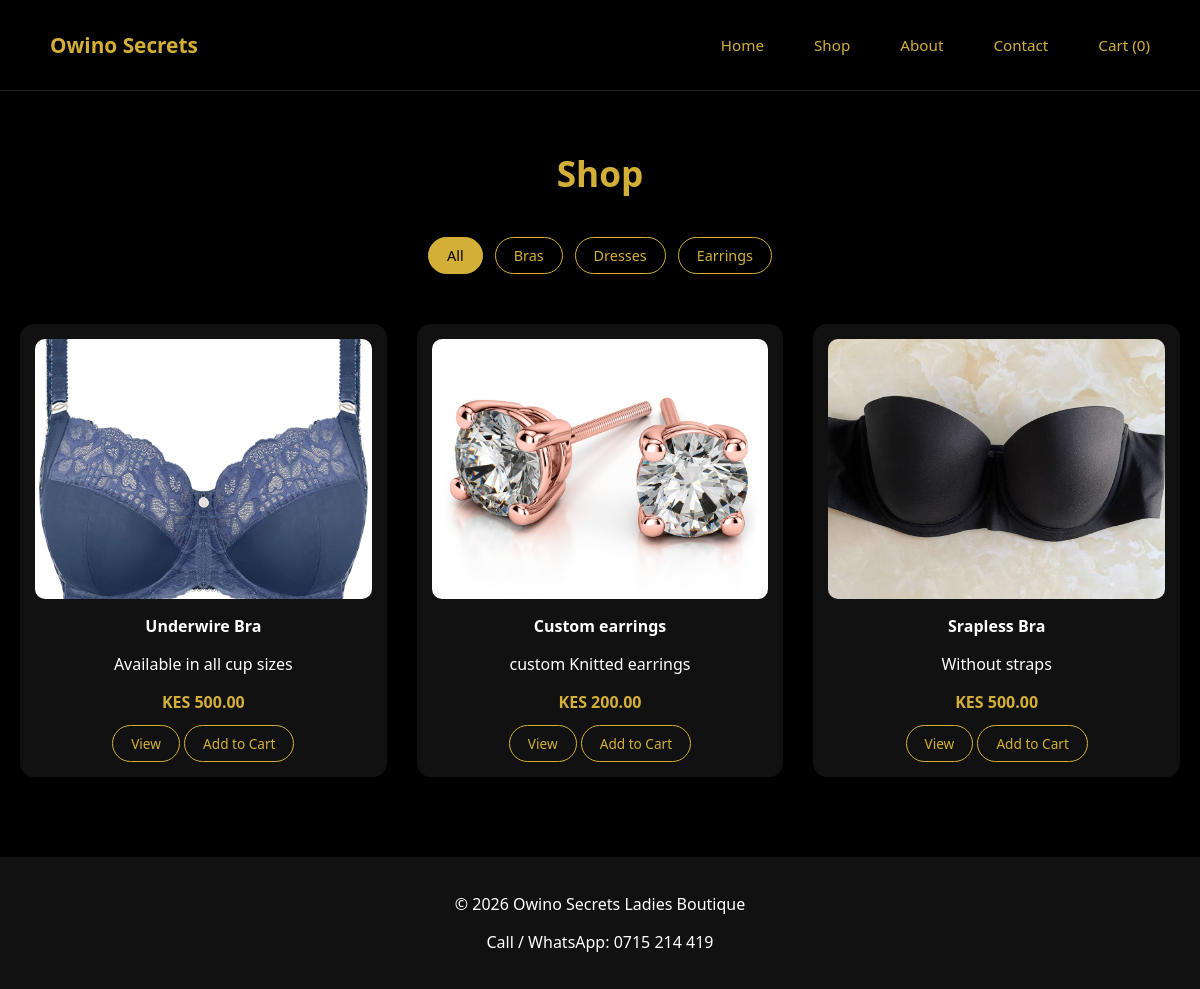
Page /shop/ on the earlier database version.
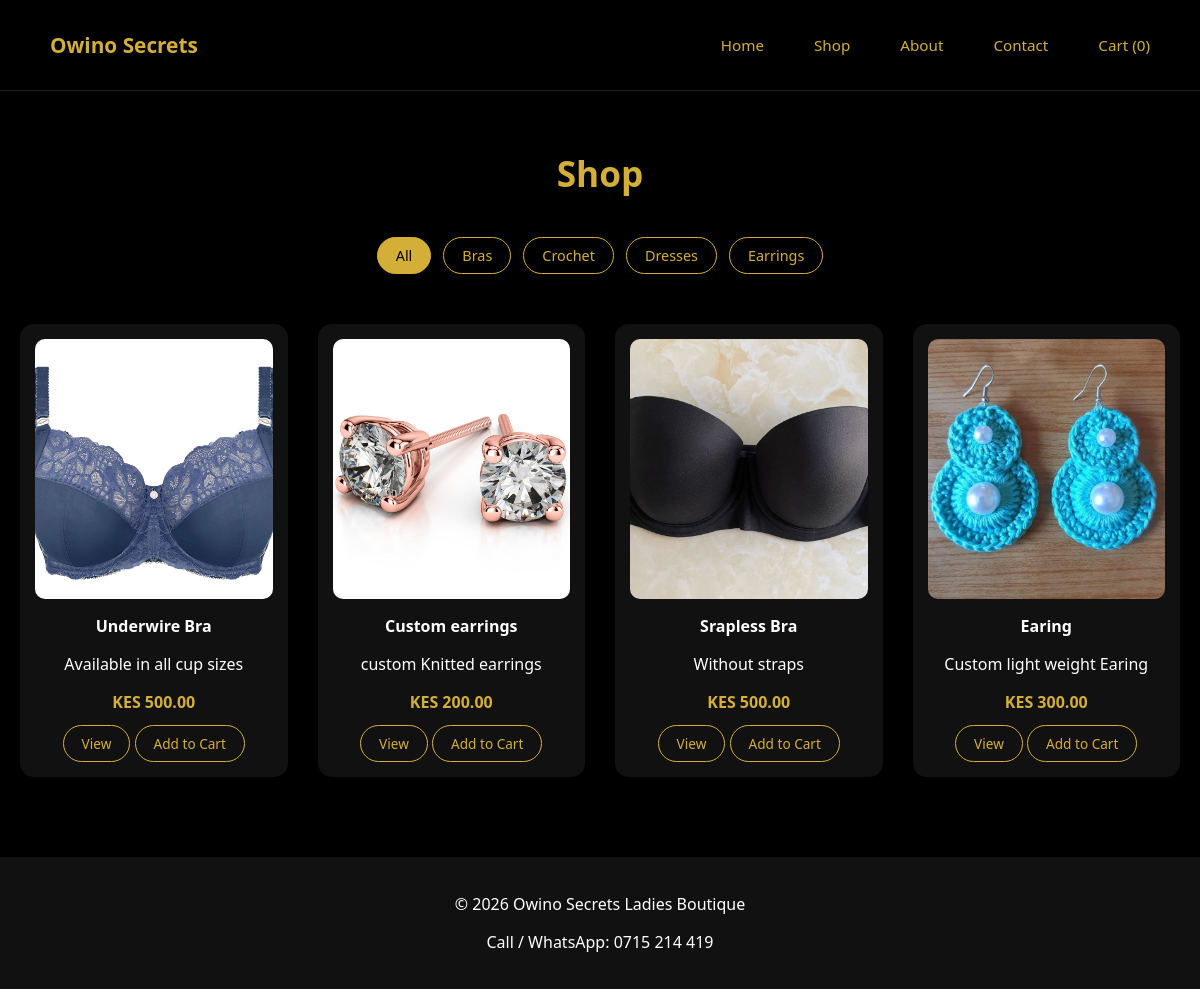
Same page on the later database version.
### products/models.py (models this page shows, shortened)
class Category(models.Model):
    name = models.CharField(max_length=100)
    slug = models.SlugField(unique=True)

class Product(models.Model):
    category = models.ForeignKey(Category, on_delete=models.CASCADE, related_name='products')
    name = models.CharField(max_length=200)
    price = models.DecimalField(max_digits=10, decimal_places=2)
    description = models.TextField()
    stock = models.PositiveIntegerField()
    image = models.ImageField(upload_to='products/')
    is_available = models.BooleanField(default=True)

### products/views.py (the view)
# urls.py: path('shop/', include('products.urls')),
def shop(request):
    category_slug = request.GET.get('category')
    products = Product.objects.filter(is_available=True)
    if category_slug:
        products = products.filter(category__slug=category_slug)
    categories = Category.objects.annotate(
        product_count=Count('products')
    )
    return render(request, 'products/shop.html', {
        'products': products,
        'categories': categories,
        'active_category': category_slug,
    })

### templates/products/shop.html
{% extends 'base.html' %}
{% load static %}
{% block content %}
<section class="shop-page">
  <h1 class="shop-title">Shop</h1>
<div class="shop-filters">
  <a href="/shop/" class="filter-pill {% if not active_category %}active{% endif %}">
    All
  </a>
  {% for category in categories %}
    <a href="/shop/?category={{ category.slug }}"
       class="filter-pill {% if active_category == category.slug %}active{% endif %}">
      {{ category.name }}
    </a>
  {% endfor %}
</div>
<div class="product-grid">
  {% for product in products %}
    <div class="product-card">
<div class="product-image" data-bg="{{ product.image.url }}"></div>
  <h3>{{ product.name }}</h3>
  <p class="description">{{ product.description }}</p>
  <p class="price">KES {{ product.price }}</p>
<div class="product-actions">
  <a href="{% url 'product_detail' product.id %}" class="btn-secondary">
    View
  </a>
  {% if product.stock > 0 %}
    <a href="{% url 'add_to_cart' product.id %}" class="btn-secondary">
      Add to Cart
    </a>
  {% endif %}
</div>
</div>
  {% empty %}
    <p>No products available at the moment.</p>
  {% endfor %}
</div>
</section>
{% endblock %}

### templates/base.html (shortened to what this page needs)
{% load static %}
<!DOCTYPE html>
<html lang="en">
<head>
    <link rel="stylesheet" href="{% static 'css/style.css' %}">
</head>
<body>
   <nav class="navbar">
    <div class="nav-container">
        <div class="brand">
            <span class="brand-name">Owino Secrets</span>
        </div>
        <ul class="nav-links">
            <li><a href="{% url 'home' %}">Home</a></li>
            <li><a href="{% url 'shop' %}">Shop</a></li>
            <li><a href="#">About</a></li>
            <li><a href="#">Contact</a></li>
            <li><a href="{% url 'cart' %}">
            Cart ({{ request.session.cart|length|default:0 }})</a></li>
        </ul>
        </div>
    </nav>
    {% block content %}
    {% endblock %}
    <footer>
        <p>© 2026 Owino Secrets Ladies Boutique</p>
        <p>Call / WhatsApp: 0715 214 419</p>
    </footer>
</body>
</html>

### owino_secrets/static/css/style.css (style rules this page uses)
:root { --gold: #D4AF37; --black: #000000; --cream: #F5E6C8; --white: #ffffff; }
body { margin: 0; font-family: 'Segoe UI', sans-serif; background-color: var(--black); color: var(--white); }
.navbar { position: fixed; top: 0; width: 100%; z-index: 1000; background-color: #000; border-bottom: 1px solid #222; }
.navbar a { color: var(--gold); text-decoration: none; margin-left: 20px; }
.nav-container { max-width: 1100px; margin: auto; padding: 18px 20px; display: flex; justify-content: space-between; align-items: center; }
.brand-name { color: var(--gold); font-size: 1.3rem; font-weight: 600; }
.nav-links { list-style: none; display: flex; gap: 30px; }
.nav-links a { text-decoration: none; color: var(--gold); font-size: 0.95rem; transition: opacity 0.3s ease; }
footer { text-align: center; padding: 20px; background: #111; }
.shop-page { padding: 120px 20px 80px; max-width: 1200px; margin: auto; }
.shop-title { text-align: center; color: var(--gold); margin-bottom: 40px; font-size: 2.2rem; }
.shop-filters { display: flex; flex-wrap: wrap; gap: 12px; justify-content: center; margin-bottom: 50px; }
.filter-pill { border: 1px solid var(--gold); color: var(--gold); padding: 8px 18px; border-radius: 25px; text-decoration: none; font-size: 0.9rem; transition: all 0.3s ease; }
.filter-pill:hover, .filter-pill.active { background: var(--gold); color: var(--black); }
.product-grid { display: grid; grid-template-columns: repeat(auto-fit, minmax(220px, 1fr)); gap: 30px; }
.product-card { background: #111; border-radius: 14px; padding: 15px; text-align: center; transition: transform 0.3s ease, box-shadow 0.3s ease; }
.product-image { height: 260px; background-size: cover; background-position: center; border-radius: 10px; margin-bottom: 15px; }
.product-card h3 { color: var(--white); font-size: 1rem; margin-bottom: 8px; }
.price { color: var(--gold); font-weight: 600; margin-bottom: 12px; }
.btn-secondary { display: inline-block; border: 1px solid var(--gold); color: var(--gold); padding: 8px 18px; border-radius: 20px; text-decoration: none; font-size: 0.85rem; }

Differences in the rows shown:
added Category: name "Crochet"
added Product: shows a picture, name "Earing", description "Custom light weight Earing", price "300.00", stock "Add to Cart"
